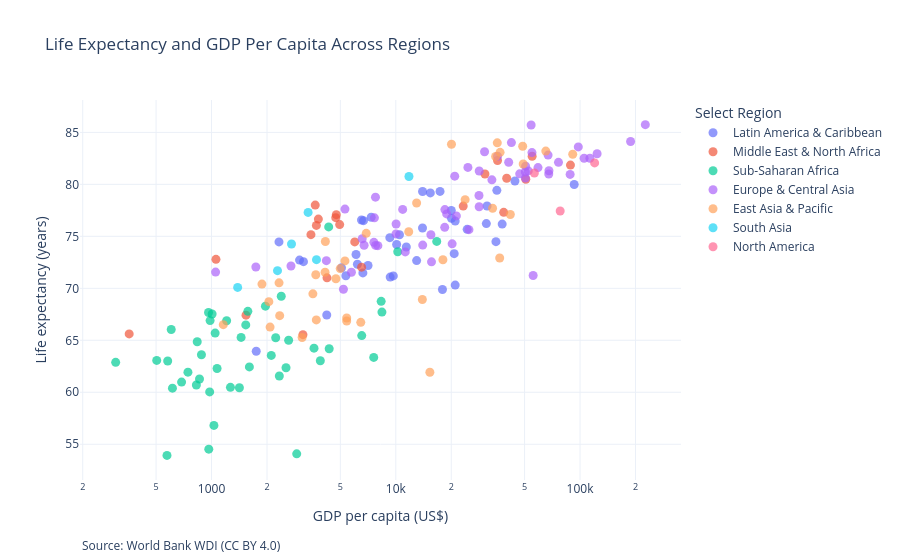

Source (notebook cell):
### Markdown cell above
## 5. Interactive Overview Plus Detail

**Ask:** How does GDP per capita relate to life expectancy across different regions?

**Overview:** Display all countries in a scatter plot.

**Filter:** Allow users to select a particular region.

**Details on demand:** Hovering over a country reveals its name, GDP per capita, life expectancy, and population.

**Why it reduces cognitive load:** Instead of displaying every detail directly on the chart, secondary information is available only when requested.

### Code cell
import plotly.express as px

regions = sorted(latest["region"].dropna().unique())

fig = px.scatter(
    latest,
    x="gdp_per_capita",
    y="life_expectancy",
    color="region",
    hover_name="country",
    hover_data={
        "gdp_per_capita": ":,.0f",
        "life_expectancy": ":.1f",
        "population": ":,.0f"
    },
    log_x=True,
    labels={
        "gdp_per_capita": "GDP per capita (US$)",
        "life_expectancy": "Life expectancy (years)",
        "region": "Region"
    },
    title="Life Expectancy and GDP Per Capita Across Regions"
)

fig.update_layout(
    template="plotly_white",
    legend_title="Select Region",
    hovermode="closest"
)

fig.update_traces(marker=dict(size=9, opacity=0.7))

fig.add_annotation(
    text=SOURCE,
    xref="paper",
    yref="paper",
    x=0,
    y=-0.2,
    showarrow=False
)

fig.write_html("figures/p2_interactive_overview.html")

fig.show()

### Figure 1 — Plotly figure (JSON) as saved in the notebook; plotly's stock layout.template omitted (floating-point values rounded to 4 significant figures)
{"data": [{"customdata": [[107300.0], [45410000.0], [92840.0], [397500.0], [402700.0], [12080000.0], [210300000.0], [282300.0], [19550000.0], [51740000.0], [5082000.0], [153300.0], [71590.0], [66830.0], [11230000.0], [17820000.0], [116900.0], [17850000.0], [821600.0], [10460000.0], [11500000.0], [2839000.0], [46710.0], [178800.0], [128600000.0], [6731000.0], [4401000.0], [33480000.0], [3220000.0], [6760000.0], [6280000.0], [623200.0], [42140.0], [45850.0], [1366000.0], [3391000.0], [102000.0], [28210000.0], [105400.0]], "hovertemplate": "<b>%{hovertext}</b><br><br>Region=Latin America & Caribbean<br>GDP per capita (US$)=%{x:,.0f}<br>Life expectancy (years)=%{y:.1f}<br>population=%{customdata[0]:,.0f}<extra></extra>", "hovertext": ["Aruba", "Argentina", "Antigua and Barbuda", "Bahamas, The", "Belize", "Bolivia", "Brazil", "Barbados", "Chile", "Colombia", "Costa Rica", "Curacao", "Cayman Islands", "Dominica", "Dominican Republic", "Ecuador", "Grenada", "Guatemala", "Guyana", "Honduras", "Haiti", "Jamaica", "St. Kitts and Nevis", "St. Lucia", "Mexico", "Nicaragua", "Panama", "Peru", "Puerto Rico (US)", "Paraguay", "El Salvador", "Suriname", "Sint Maarten (Dutch part)", "Turks and Caicos Islands", "Trinidad and Tobago", "Uruguay", "St. Vincent and the Grenadines", "Venezuela, RB", "Virgin Islands (U.S.)"], "legendgroup": "Latin America & Caribbean", "marker": {"color": "#636efa", "opacity": 0.7, "size": 9, "symbol": "circle"}, "mode": "markers", "name": "Latin America & Caribbean", "orientation": "v", "showlegend": true, "type": "scatter", "x": [31000.0, 13960.0, 20000.0, 34960.0, 7068.0, 4219.0, 9281.0, 24390.0, 15400.0, 6680.0, 13970.0, 20060.0, 92940.0, 9324.0, 10100.0, 6516.0, 10470.0, 5357.0, 17910.0, 3003.0, 1748.0, 6626.0, 21010.0, 12980.0, 11410.0, 2323.0, 17380.0, 7354.0, 35350.0, 6189.0, 5075.0, 6084.0, 37790.0, 31280.0, 20750.0, 21010.0, 9694.0, 3155.0, 44320.0], "xaxis": "x", "y": [76.23, 75.81, 77.48, 74.49, 72.19, 67.43, 74.87, 75.68, 79.18, 76.51, 79.32, 76.73, 79.98, 71.08, 74.21, 76.58, 75.15, 71.21, 69.89, 72.72, 63.95, 71.48, 70.31, 72.67, 73.97, 74.46, 79.32, 76.83, 79.43, 72.32, 71.97, 73.25, 76.18, 77.92, 73.33, 76.47, 71.19, 72.57, 80.32], "yaxis": "y"}, {"customdata": [[40580000.0], [10070000.0], [1525000.0], [1137000.0], [45480000.0], [112600000.0], [89520000.0], [44070000.0], [9558000.0], [11260000.0], [4590000.0], [5744000.0], [7224000.0], [37330000.0], [531100.0], [4730000.0], [243700000.0], [5044000.0], [2657000.0], [32180000.0], [22460000.0], [12120000.0]], "hovertemplate": "<b>%{hovertext}</b><br><br>Region=Middle East & North Africa<br>GDP per capita (US$)=%{x:,.0f}<br>Life expectancy (years)=%{y:.1f}<br>population=%{customdata[0]:,.0f}<extra></extra>", "hovertext": ["Afghanistan", "United Arab Emirates", "Bahrain", "Djibouti", "Algeria", "Egypt, Arab Rep.", "Iran, Islamic Rep.", "Iraq", "Israel", "Jordan", "Kuwait", "Lebanon", "Libya", "Morocco", "Malta", "Oman", "Pakistan", "West Bank and Gaza", "Qatar", "Saudi Arabia", "Syrian Arab Republic", "Tunisia"], "legendgroup": "Middle East & North Africa", "marker": {"color": "#EF553B", "opacity": 0.7, "size": 9, "symbol": "circle"}, "mode": "markers", "name": "Middle East & North Africa", "orientation": "v", "showlegend": true, "type": "scatter", "x": [357.3, 50760.0, 30470.0, 3133.0, 4960.0, 4233.0, 4721.0, 6521.0, 54950.0, 4754.0, 39980.0, 3654.0, 5987.0, 3463.0, 35660.0, 23220.0, 1538.0, 3800.0, 88700.0, 38510.0, 1057.0, 3707.0], "xaxis": "x", "y": [65.62, 80.49, 80.99, 65.54, 76.13, 71.01, 76.8, 72.04, 82.7, 77.09, 80.59, 78.0, 74.46, 75.16, 82.3, 77.91, 67.42, 76.66, 81.86, 77.31, 72.79, 76.05], "yaxis": "y"}, {"customdata": [[35640000.0], [13320000.0], [13760000.0], [22510000.0], [2440000.0], [30400000.0], [27630000.0], [102400000.0], [6035000.0], [834200.0], [519700.0], [125400000.0], [2431000.0], [33150000.0], [14060000.0], [2636000.0], [2106000.0], [1804000.0], [54250000.0], [5373000.0], [2286000.0], [30440000.0], [23070000.0], [32660000.0], [4876000.0], [1263000.0], [20570000.0], [2890000.0], [25310000.0], [223200000.0], [13650000.0], [49380000.0], [17650000.0], [8277000.0], [17800000.0], [226300.0], [1219000.0], [119900.0], [18460000.0], [8069000.0], [64710000.0], [47310000.0], [62380000.0], [20150000.0], [16070000.0]], "hovertemplate": "<b>%{hovertext}</b><br><br>Region=Sub-Saharan Africa<br>GDP per capita (US$)=%{x:,.0f}<br>Life expectancy (years)=%{y:.1f}<br>population=%{customdata[0]:,.0f}<extra></extra>", "hovertext": ["Angola", "Burundi", "Benin", "Burkina Faso", "Botswana", "Cote d'Ivoire", "Cameroon", "Congo, Dem. Rep.", "Congo, Rep.", "Comoros", "Cabo Verde", "Ethiopia", "Gabon", "Ghana", "Guinea", "Gambia, The", "Guinea-Bissau", "Equatorial Guinea", "Kenya", "Liberia", "Lesotho", "Madagascar", "Mali", "Mozambique", "Mauritania", "Mauritius", "Malawi", "Namibia", "Niger", "Nigeria", "Rwanda", "Sudan", "Senegal", "Sierra Leone", "Somalia, Fed. Rep.", "Sao Tome and Principe", "Eswatini", "Seychelles", "Chad", "Togo", "Tanzania", "Uganda", "South Africa", "Zambia", "Zimbabwe"], "legendgroup": "Sub-Saharan Africa", "marker": {"color": "#00cc96", "opacity": 0.7, "size": 9, "symbol": "circle"}, "mode": "markers", "name": "Sub-Saharan Africa", "orientation": "v", "showlegend": true, "type": "scatter", "x": [3599.0, 301.8, 1266.0, 827.3, 8329.0, 2333.0, 1605.0, 687.7, 2621.0, 1534.0, 4323.0, 982.1, 8409.0, 2230.0, 1417.0, 836.2, 881.6, 7589.0, 2110.0, 744.6, 1030.0, 504.1, 976.9, 578.3, 1961.0, 10250.0, 604.3, 4350.0, 613.6, 2899.0, 1007.0, 1046.0, 1574.0, 860.4, 573.1, 2390.0, 3894.0, 16680.0, 966.0, 1072.0, 1208.0, 963.1, 6534.0, 1447.0, 2536.0], "xaxis": "x", "y": [64.25, 62.88, 60.48, 60.7, 68.75, 61.56, 62.44, 60.98, 65.0, 66.48, 75.91, 66.9, 67.71, 65.25, 60.43, 64.86, 63.6, 63.35, 63.55, 61.93, 56.81, 63.07, 60.03, 63.01, 68.28, 73.51, 66.04, 64.19, 60.4, 54.08, 67.53, 65.69, 67.79, 61.27, 53.93, 69.24, 63.03, 74.51, 54.53, 62.29, 66.88, 67.67, 65.45, 65.28, 62.36], "yaxis": "y"}, {"customdata": [[2452000.0], [79700.0], [2969000.0], [9042000.0], [10140000.0], [11680000.0], [6465000.0], [3205000.0], [9228000.0], [8777000.0], [167200.0], [1331000.0], [10670000.0], [83180000.0], [5903000.0], [47790000.0], [1349000.0], [5556000.0], [68180000.0], [53900.0], [67640000.0], [3713000.0], [10440000.0], [56660.0], [3856000.0], [9605000.0], [84130.0], [5213000.0], [382000.0], [59010000.0], [20030000.0], [6975000.0], [39490.0], [2832000.0], [653100.0], [1879000.0], [38930.0], [2529000.0], [1832000.0], [623600.0], [17700000.0], [5457000.0], [36820000.0], [10430000.0], [19050000.0], [144200000.0], [33760.0], [6664000.0], [5432000.0], [2112000.0], [10490000.0], [10180000.0], [7230000.0], [84980000.0], [41050000.0], [34940000.0], [1768000.0]], "hovertemplate": "<b>%{hovertext}</b><br><br>Region=Europe & Central Asia<br>GDP per capita (US$)=%{x:,.0f}<br>Life expectancy (years)=%{y:.1f}<br>population=%{customdata[0]:,.0f}<extra></extra>", "hovertext": ["Albania", "Andorra", "Armenia", "Austria", "Azerbaijan", "Belgium", "Bulgaria", "Bosnia and Herzegovina", "Belarus", "Switzerland", "Channel Islands", "Cyprus", "Czechia", "Germany", "Denmark", "Spain", "Estonia", "Finland", "France", "Faroe Islands", "United Kingdom", "Georgia", "Greece", "Greenland", "Croatia", "Hungary", "Isle of Man", "Ireland", "Iceland", "Italy", "Kazakhstan", "Kyrgyz Republic", "Liechtenstein", "Lithuania", "Luxembourg", "Latvia", "Monaco", "Moldova", "North Macedonia", "Montenegro", "Netherlands", "Norway", "Poland", "Portugal", "Romania", "Russian Federation", "San Marino", "Serbia", "Slovak Republic", "Slovenia", "Sweden", "Tajikistan", "Turkmenistan", "Turkiye", "Ukraine", "Uzbekistan", "Kosovo"], "legendgroup": "Europe & Central Asia", "marker": {"color": "#ab63fa", "opacity": 0.7, "size": 9, "symbol": "circle"}, "mode": "markers", "name": "Europe & Central Asia", "orientation": "v", "showlegend": true, "type": "scatter", "x": [7757.0, 42410.0, 6572.0, 52340.0, 7771.0, 50640.0, 14000.0, 7656.0, 7995.0, 97810.0, 67630.0, 33230.0, 28280.0, 50510.0, 67780.0, 30320.0, 28340.0, 50440.0, 40990.0, 67070.0, 47030.0, 6730.0, 20880.0, 55640.0, 18470.0, 18430.0, 88330.0, 105200.0, 76380.0, 35650.0, 11260.0, 1740.0, 188100.0, 24950.0, 123700.0, 20220.0, 226100.0, 5744.0, 7606.0, 10040.0, 59120.0, 113100.0, 18890.0, 24620.0, 15500.0, 15630.0, 54260.0, 10020.0, 21320.0, 28360.0, 54840.0, 1052.0, 5198.0, 10900.0, 4200.0, 2699.0, 5298.0], "xaxis": "x", "y": [78.77, 84.02, 74.77, 81.3, 74.12, 81.75, 74.16, 76.78, 74.1, 83.6, 81.0, 80.43, 78.93, 80.61, 81.3, 83.13, 77.84, 81.19, 82.13, 82.82, 81.01, 74.14, 80.79, 71.23, 77.58, 75.87, 80.96, 82.51, 82.12, 82.7, 73.5, 72.05, 84.12, 75.64, 82.95, 74.28, 85.75, 71.55, 74.42, 76.19, 81.61, 82.51, 77.16, 81.63, 75.15, 72.55, 85.71, 75.24, 76.97, 81.28, 83.06, 71.56, 69.91, 77.59, 72.66, 72.15, 77.62], "yaxis": "y"}, {"customdata": [[48340.0], [26020000.0], [455400.0], [1412000000.0], [919400.0], [112100.0], [165200.0], [7346000.0], [278800000.0], [125100000.0], [17200000.0], [130500.0], [51670000.0], [7559000.0], [677300.0], [40080.0], [53760000.0], [3434000.0], [46080.0], [34700000.0], [287100.0], [11800.0], [5082000.0], [114000000.0], [17760.0], [10200000.0], [280400.0], [5637000.0], [781100.0], [71740000.0], [1369000.0], [105000.0], [9992.0], [99680000.0], [313000.0], [215300.0]], "hovertemplate": "<b>%{hovertext}</b><br><br>Region=East Asia & Pacific<br>GDP per capita (US$)=%{x:,.0f}<br>Life expectancy (years)=%{y:.1f}<br>population=%{customdata[0]:,.0f}<extra></extra>", "hovertext": ["American Samoa", "Australia", "Brunei Darussalam", "China", "Fiji", "Micronesia, Fed. Sts.", "Guam", "Hong Kong SAR, China", "Indonesia", "Japan", "Cambodia", "Kiribati", "Korea, Rep.", "Lao PDR", "Macao SAR, China", "Marshall Islands", "Myanmar", "Mongolia", "Northern Mariana Islands", "Malaysia", "New Caledonia", "Naoero", "New Zealand", "Philippines", "Palau", "Papua New Guinea", "French Polynesia", "Singapore", "Solomon Islands", "Thailand", "Timor-Leste", "Tonga", "Tuvalu", "Viet Nam", "Vanuatu", "Samoa"], "legendgroup": "East Asia & Pacific", "marker": {"color": "#FFA15A", "opacity": 0.7, "size": 9, "symbol": "circle"}, "mode": "markers", "name": "East Asia & Pacific", "orientation": "v", "showlegend": true, "type": "scatter", "x": [18020.0, 65170.0, 36630.0, 12970.0, 5414.0, 3704.0, 41830.0, 48830.0, 4731.0, 35550.0, 2325.0, 2079.0, 34820.0, 2046.0, 36810.0, 6456.0, 1158.0, 4994.0, 23790.0, 11750.0, 33520.0, 15310.0, 49140.0, 3548.0, 13930.0, 3102.0, 20050.0, 91230.0, 1878.0, 6910.0, 2343.0, 5298.0, 5415.0, 4148.0, 3680.0, 4132.0], "xaxis": "x", "y": [72.75, 83.2, 72.92, 78.2, 67.15, 66.96, 77.1, 83.66, 70.92, 84.0, 70.53, 66.27, 82.68, 68.72, 83.08, 66.72, 66.51, 71.9, 78.53, 75.44, 77.7, 61.93, 81.96, 69.47, 68.92, 65.27, 83.86, 82.9, 70.41, 75.29, 67.37, 72.64, 66.85, 74.5, 71.3, 71.55], "yaxis": "y"}, {"customdata": [[169400000.0], [780900.0], [1425000000.0], [22180000.0], [524100.0], [29720000.0]], "hovertemplate": "<b>%{hovertext}</b><br><br>Region=South Asia<br>GDP per capita (US$)=%{x:,.0f}<br>Life expectancy (years)=%{y:.1f}<br>population=%{customdata[0]:,.0f}<extra></extra>", "hovertext": ["Bangladesh", "Bhutan", "India", "Sri Lanka", "Maldives", "Nepal"], "legendgroup": "South Asia", "marker": {"color": "#19d3f3", "opacity": 0.7, "size": 9, "symbol": "circle"}, "mode": "markers", "name": "South Asia", "orientation": "v", "showlegend": true, "type": "scatter", "x": [2716.0, 3711.0, 2280.0, 3343.0, 11790.0, 1386.0], "xaxis": "x", "y": [74.27, 72.75, 71.7, 77.3, 80.76, 70.09], "yaxis": "y"}, {"customdata": [[64750.0], [38950000.0], [334000000.0]], "hovertemplate": "<b>%{hovertext}</b><br><br>Region=North America<br>GDP per capita (US$)=%{x:,.0f}<br>Life expectancy (years)=%{y:.1f}<br>population=%{customdata[0]:,.0f}<extra></extra>", "hovertext": ["Bermuda", "Canada", "United States"], "legendgroup": "North America", "marker": {"color": "#FF6692", "opacity": 0.7, "size": 9, "symbol": "circle"}, "mode": "markers", "name": "North America", "orientation": "v", "showlegend": true, "type": "scatter", "x": [120000.0, 56500.0, 78010.0], "xaxis": "x", "y": [82.06, 81.09, 77.43], "yaxis": "y"}], "layout": {"annotations": [{"showarrow": false, "text": "Source: World Bank WDI (CC BY 4.0)", "x": 0, "xref": "paper", "y": -0.2, "yref": "paper"}], "hovermode": "closest", "legend": {"title": {"text": "Select Region"}, "tracegroupgap": 0}, "title": {"text": "Life Expectancy and GDP Per Capita Across Regions"}, "xaxis": {"anchor": "y", "domain": [0, 1], "title": {"text": "GDP per capita (US$)"}, "type": "log"}, "yaxis": {"anchor": "x", "domain": [0, 1], "title": {"text": "Life expectancy (years)"}}}}
